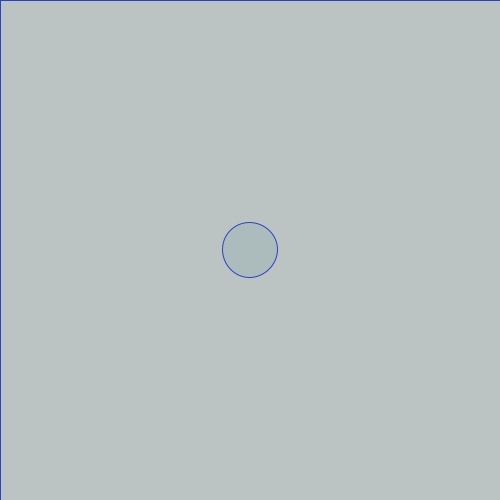
Frame 1 (no input)
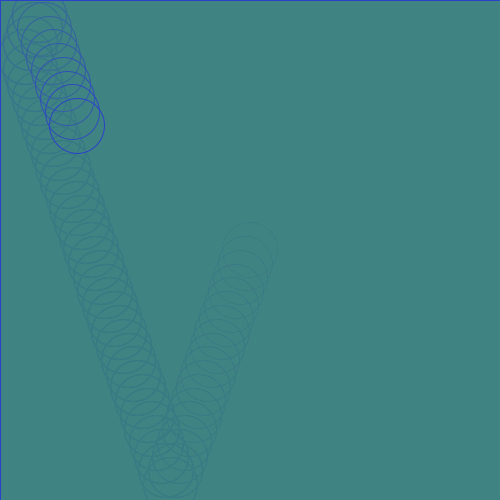
Frame 60 (the mouse pressed at the canvas centre just before this capture)
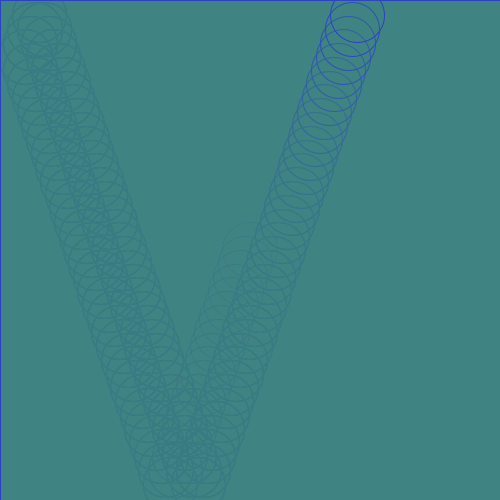
Frame 120 (the mouse held since frame 60 and released just before this capture)

The Processing sketch that drew these frames (run headless with seeded random() and noise(); from frame 60 on, the mouse is pressed at the canvas centre):

// Processing sketch: processing_145189
// ── processing_145189.pde

// VARIABLES

float posY;
float posX;
float velY;
float velX;
float rad;
float velIniX;
float velIniY;
color colorBola;

void setup(){
  
  size (500,500);
  colorMode(HSB);
  
  // SET VARIABLES
  

  colorBola = int(random(0,255));
  
  posY = width/2;
  posX = height/2;
  
  velIniX = random(5,20);
  velIniY = random(5,20);
  
  velX = random(-velIniX,velIniX);
  velY = random(-velIniY,velIniY);
  
  rad = random(10,150); 
  
  // COLOR BOLA
  
  stroke(colorBola,200,200);
  
}

void draw(){
  
  // CLEANER
  fill(128,128,128,30);
  rect(0,0,width,height);
  
  
    
   
    
  // BOLA
  ellipse(posX,posY,rad,rad);
  
  
  
  
  // REBOTINGS
  
  if(posY < 0+rad/2){
   velY = velY *-1; 
  }
  
  if(posY > height - rad/2) {
   velY = velY *-1;
  }
  
  if (posX > width-rad/2){
    
   velX = velX *-1; 
  }
  
  if (posX < 0 +rad/2){
   velX = velX *-1; 
  }
  
  // VELOCIDAT
  
  posY = posY + velY;
  posX = posX + velX;
  
  
  
}
